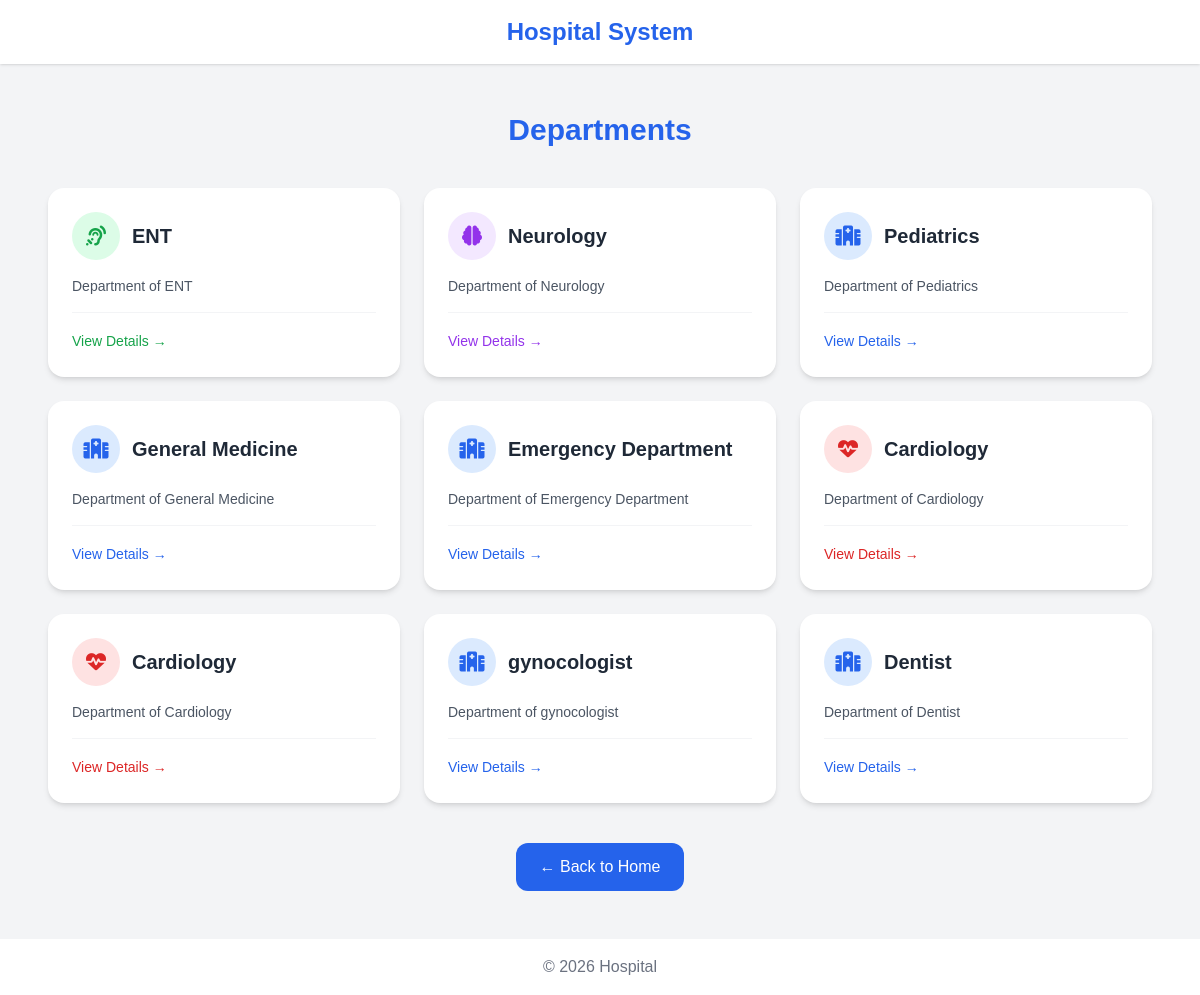
Screenshot of /departments/ with the database file from the repository.
### hospital/models.py (models this page shows, shortened)
class Department(models.Model):
    name = models.CharField(max_length=100)
    description=models.TextField(blank=True, null=True)
    head_of_department=models.CharField(max_length=100,blank=True,null=True)
    established_year=models.IntegerField(blank=True,null=True)
    icon = models.CharField(max_length=50, blank=True)
    color = models.CharField(max_length=20, blank=True)

### hospital/views.py (the view)
# urls.py: path('departments/', views.department_list, name='department_list'),
def department_list(request):
    departments = Department.objects.all()
    color_map = {
        "Cardiology": ("bg-red-100", "text-red-600", "fa-heartbeat"),
        "ENT": ("bg-green-100", "text-green-600", "fa-ear-listen"),
        "Neurology": ("bg-purple-100", "text-purple-600", "fa-brain"),
    }
    dept_data = []
    for d in departments:
        bg, text, icon = color_map.get(
            d.name, ("bg-blue-100", "text-blue-600", "fa-hospital")
        )
        dept_data.append({
            "id": d.id,
            "name": d.name,
            "description": d.description,
            "bg": bg,
            "text": text,
            "icon": icon,
        })
    return render(request, 'hospital/department_list.html', {
        'departments': dept_data
    })

### hospital/templates/hospital/department_list.html
{% extends 'hospital/base.html' %}
{% block content %}
<div class="max-w-6xl mx-auto px-6 py-12">
    <h2 class="text-3xl font-bold text-center text-blue-600 mb-10">
        Departments
    </h2>
    <div class="grid grid-cols-1 sm:grid-cols-2 md:grid-cols-3 gap-6">
        {% for department in departments %}
        <div class="bg-white rounded-2xl shadow-md p-6 hover:shadow-xl transition hover:scale-105 duration-300">
            <div class="flex items-center gap-3 mb-4">
                <div class="w-12 h-12 flex items-center justify-center rounded-full {{ department.bg }} {{ department.text }} text-xl">
                    <i class="fas {{ department.icon }}"></i>
                </div>
                <h3 class="text-xl font-semibold text-gray-800">
                    {{ department.name }}
                </h3>
            </div>
            <p class="text-gray-600 text-sm">
                {{ department.description|default:"Department of "|add:department.name }}
            </p>
<div class="mt-4 pt-4 border-t border-gray-100">
    <a href="{% url 'department_doctors' department.id %}"
       class="{{ department.text }} hover:underline text-sm font-medium">
        View Details →
    </a>
</div>
        </div>
        {% empty %}
        <p class="col-span-full text-center text-gray-500">
            No departments found
        </p>
        {% endfor %}
    </div>
    <div class="text-center mt-10">
        <a href="{% url 'home' %}" class="inline-block px-6 py-3 rounded-xl bg-blue-600 text-white font-medium hover:bg-blue-700 transition">
            ← Back to Home
        </a>
    </div>
</div>
{% endblock %}

### hospital/static/style.css (style rules this page uses)
body { background-color:#f8f9fa; font-family:Arial, sans-serif; }

### rows the page displays
Department: name "ENT", description|add "Department of ENT"
Department: name "Neurology", description|add "Department of Neurology"
Department: name "Pediatrics", description|add "Department of Pediatrics"
Department: name "General Medicine", description|add "Department of General Medicine"
Department: name "Emergency Department", description|add "Department of Emergency Department"
Department: name "Cardiology", description|add "Department of Cardiology"
Department: name "Cardiology", description|add "Department of Cardiology"
Department: name "gynocologist", description|add "Department of gynocologist"
Department: name "Dentist", description|add "Department of Dentist"
